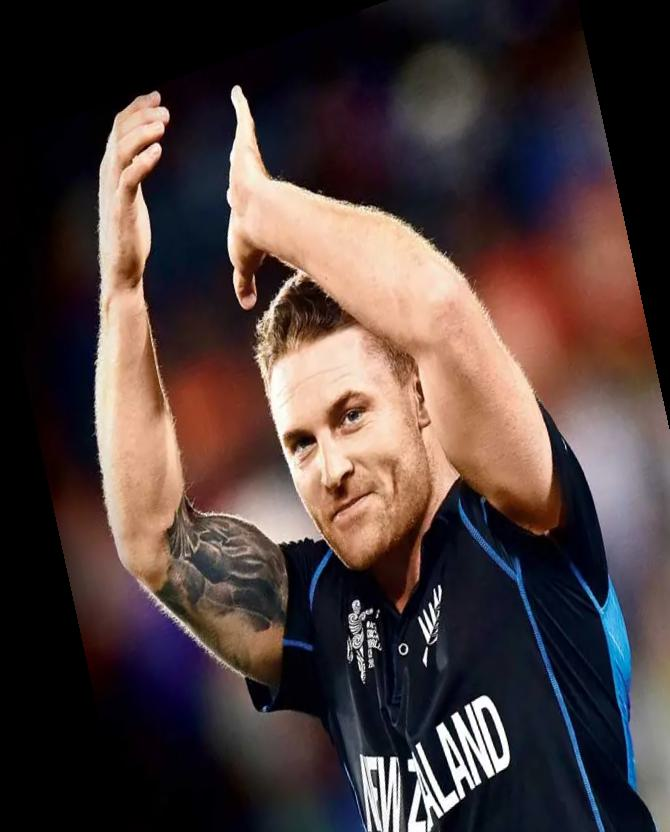
#> input picture DatAugImgs_Constant/cat_0_3136.jpeg, 670 x 832 px, given in place of the camera
$ python AllButWhiteDetection.py
#> lines starting #> are read from the running program, lines starting #| are printed output that depends on the picture; after the words box and inside, x2 and y2 are one past the last pixel; in counts of white or black regions, pixels touching at a corner belong together
# Every color EXCEPT WHITE

import cv2
import numpy as np

cap = cv2.VideoCapture(0)

while True:
    _, frame = cap.read()
#> frame is the input picture: shape (832, 670, 3); mean B, G, R 58.6, 60.3, 75.6
    hsv_frame = cv2.cvtColor(frame, cv2.COLOR_BGR2HSV)
#> hsv_frame: shape (832, 670, 3); mean H, S, V 59.8, 109.7, 82.2

    # Every color except white
    low = np.array([0, 42, 0])
    high = np.array([179, 255, 255])

    mask = cv2.inRange(hsv_frame, low, high)
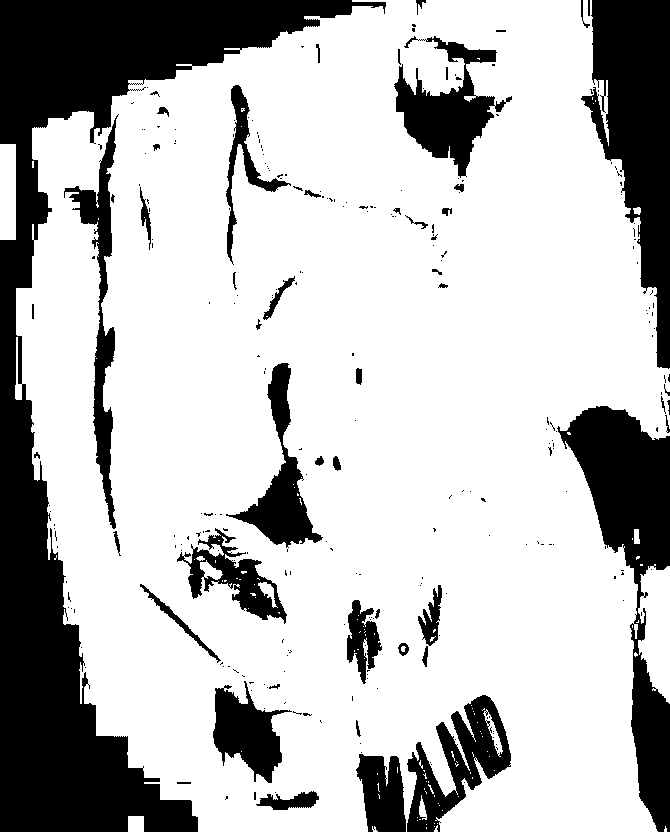
#> mask: shape (832, 670); 74.2% white; 277 black regions (224 under 20 px), largest, box (x1, y1, x2, y2) and area: (0, 0, 386, 832) 68385, (581, 0, 670, 369) 17535, (557, 406, 670, 832) 17162
    result = cv2.bitwise_and(frame, frame, mask=mask)
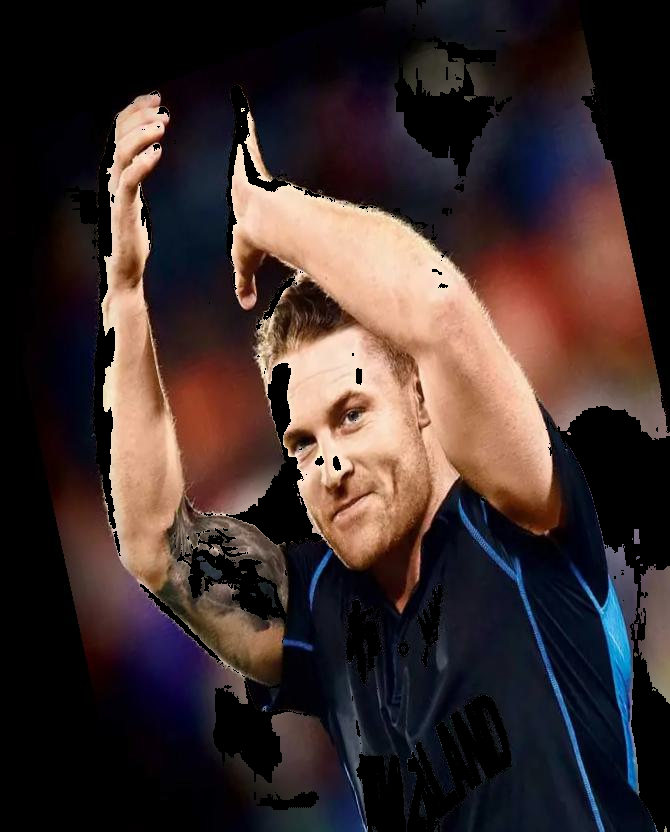
#> result: shape (832, 670, 3); mean B, G, R 44.5, 46.1, 60.9

    cv2.imshow("Frame", frame)
    cv2.imshow('Result', result)

    key = cv2.waitKey(1)
#> (key Esc is pressed here)
    if key == 27:
        break

$ run again, on DatAugImgs_Constant/cat_0_4377.jpeg
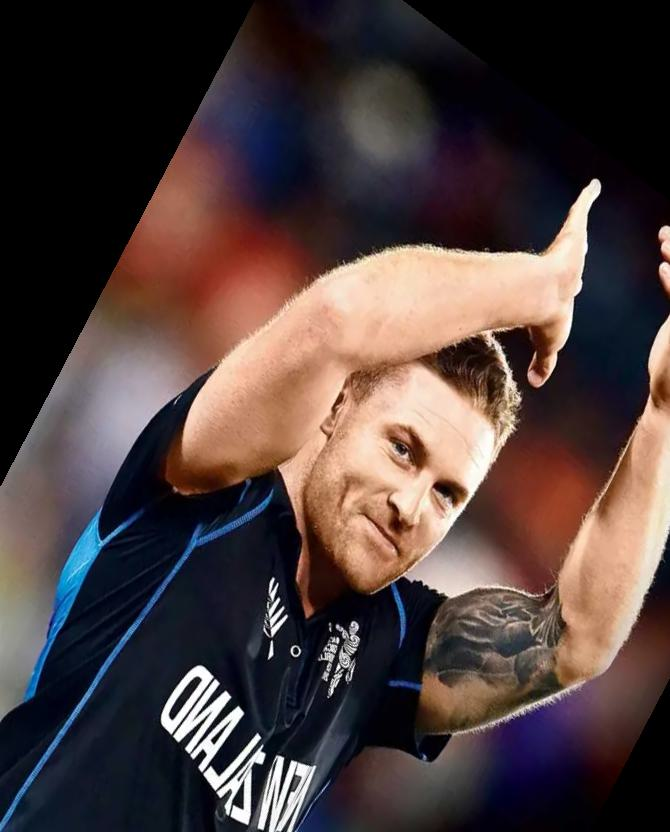
#> input picture DatAugImgs_Constant/cat_0_4377.jpeg, 670 x 832 px, given in place of the camera
#> frame is the input picture: shape (832, 670, 3); mean B, G, R 60.4, 61.8, 77
#> hsv_frame: shape (832, 670, 3); mean H, S, V 58.3, 104.3, 84.2
#> `mask = cv2.inRange(hsv_frame, low, high)`:
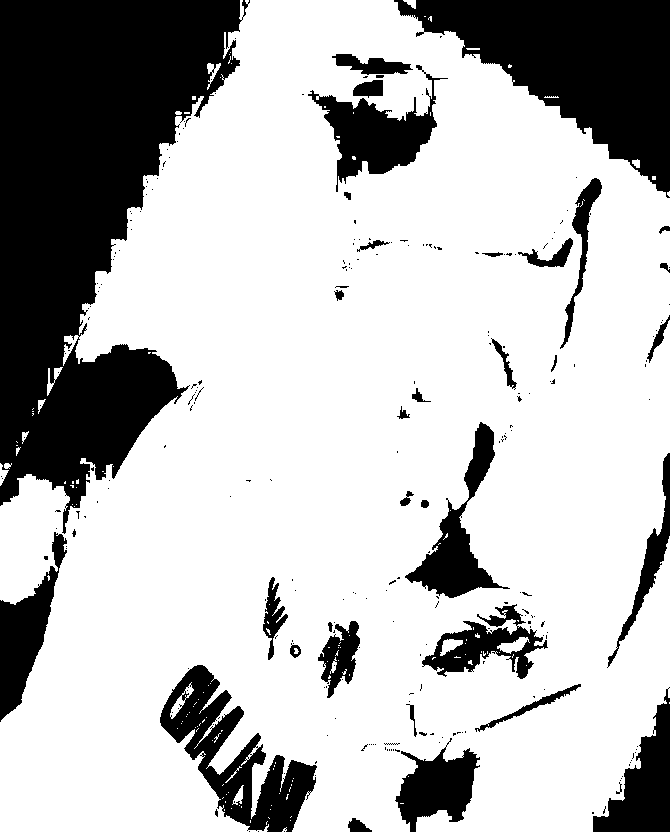
#> mask: shape (832, 670); 73.1% white; 261 black regions (223 under 20 px), largest, box (x1, y1, x2, y2) and area: (0, 0, 250, 534) 74634, (394, 0, 670, 198) 26231, (160, 665, 317, 832) 9673
#> `result = cv2.bitwise_and(frame, frame, mask=mask)`:
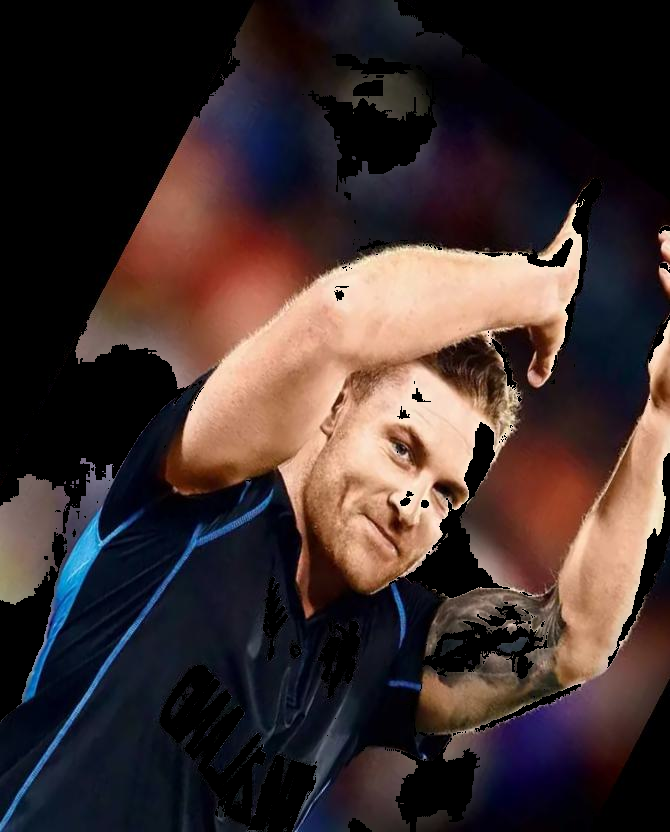
#> result: shape (832, 670, 3); mean B, G, R 46, 47.3, 62

$ run again, on DatAugImgs_Constant/cat_0_4649.jpeg
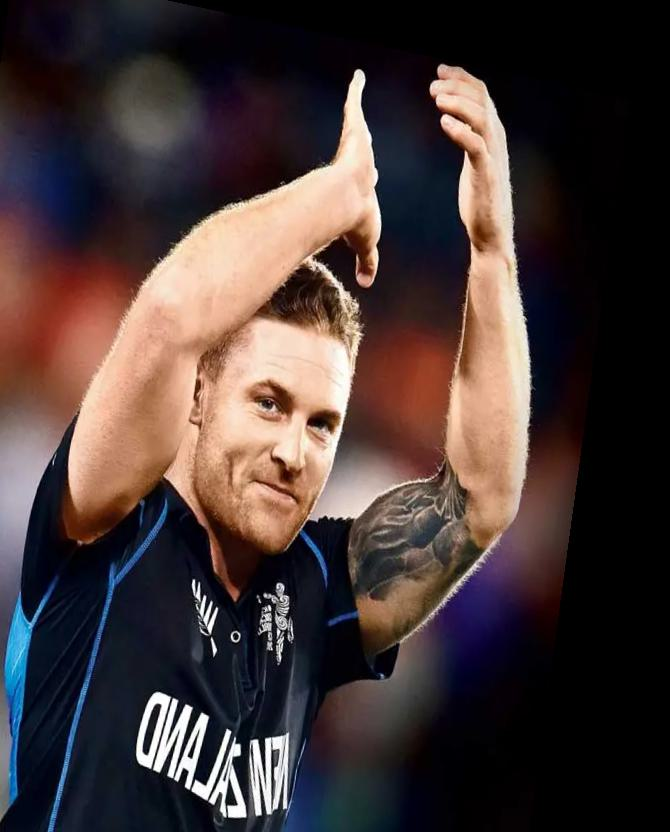
#> input picture DatAugImgs_Constant/cat_0_4649.jpeg, 670 x 832 px, given in place of the camera
#> frame is the input picture: shape (832, 670, 3); mean B, G, R 55, 56.2, 70.3
#> hsv_frame: shape (832, 670, 3); mean H, S, V 60.4, 110.9, 77.2
#> `mask = cv2.inRange(hsv_frame, low, high)`:
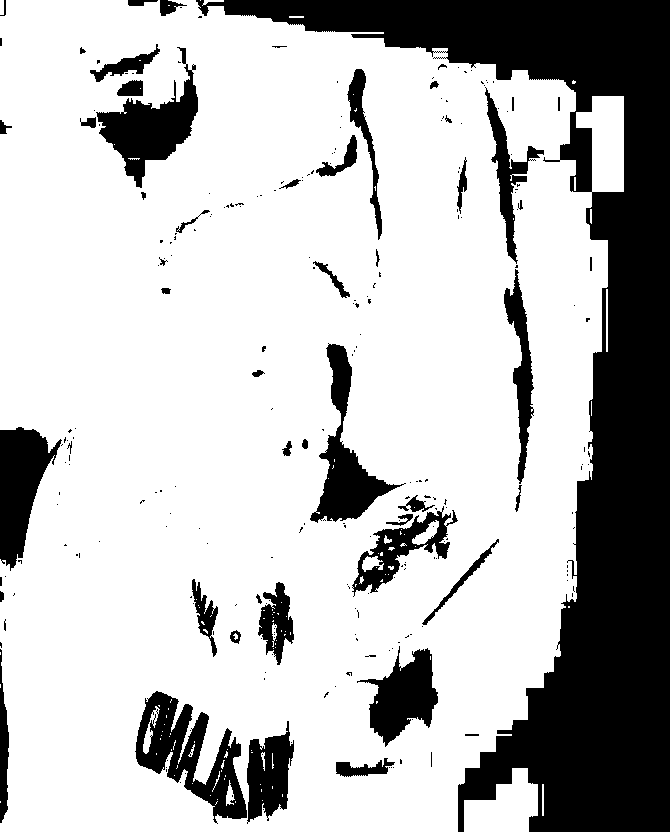
#> mask: shape (832, 670); 74.2% white; 255 black regions (204 under 20 px), largest, box (x1, y1, x2, y2) and area: (196, 0, 670, 832) 97524, (135, 691, 247, 824) 6162, (96, 47, 198, 188) 5234
#> `result = cv2.bitwise_and(frame, frame, mask=mask)`:
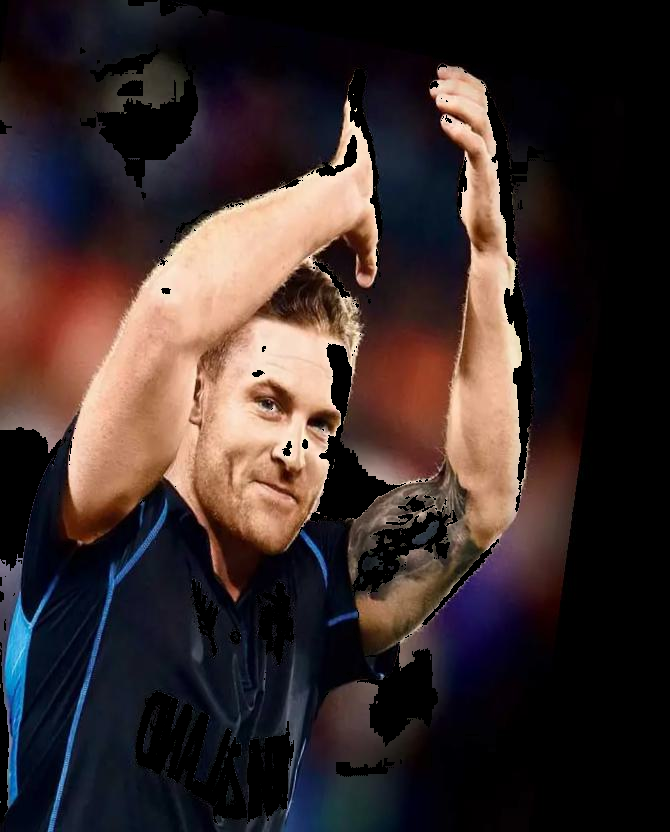
#> result: shape (832, 670, 3); mean B, G, R 43.4, 44.5, 58.3
